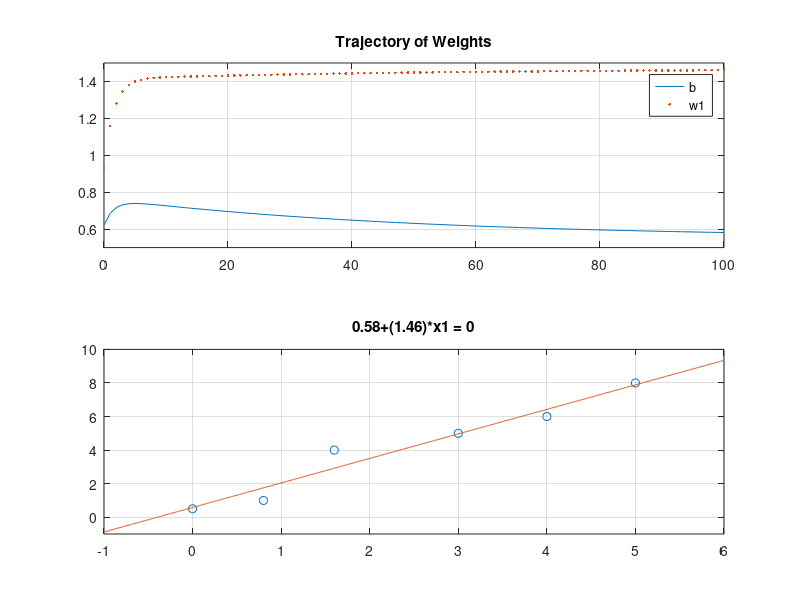

MATLAB code to generate this figure:
%% INPUT
epoch = 100;
X = [1 0.0
     1 0.8
     1 1.6
     1 3.0
     1 4.0
     1 5.0];
d = [0.5 1 4 5 6 8]';
W = [0.5;0.5];
speed = 0.01;

%% MAIN CODE
for n = 0 : epoch
    for i = 1:length(d)
        e = d(i) - X(i,:) * W;
        W = W + e * speed * X(i,:)';
        w1(n+1) = W(1);
        w2(n+1) = W(2);
    end
end
%% OUTPUT
figure;
subplot(2,1,1);
x = 0:epoch;
plot(x,w1,'-');
grid on;
hold on;
plot(x,w2,'.');
hold on;
axis([0,100,0.5,1.5]);
legend('b','w1');
title('Trajectory of Weights');
hold off;

subplot(2,1,2);
plot([0 0.8 1.6 3 4 5],[0.5 1 4 5 6 8],'o');
grid on;
hold on;
axis([-1,6,-1,10]);
s = sprintf('%.2f+(%.2f)*x1 = 0',W(1),W(2));
title(s);
x = -1:.01:6;
y = x*W(2)+W(1);
plot(x,y);